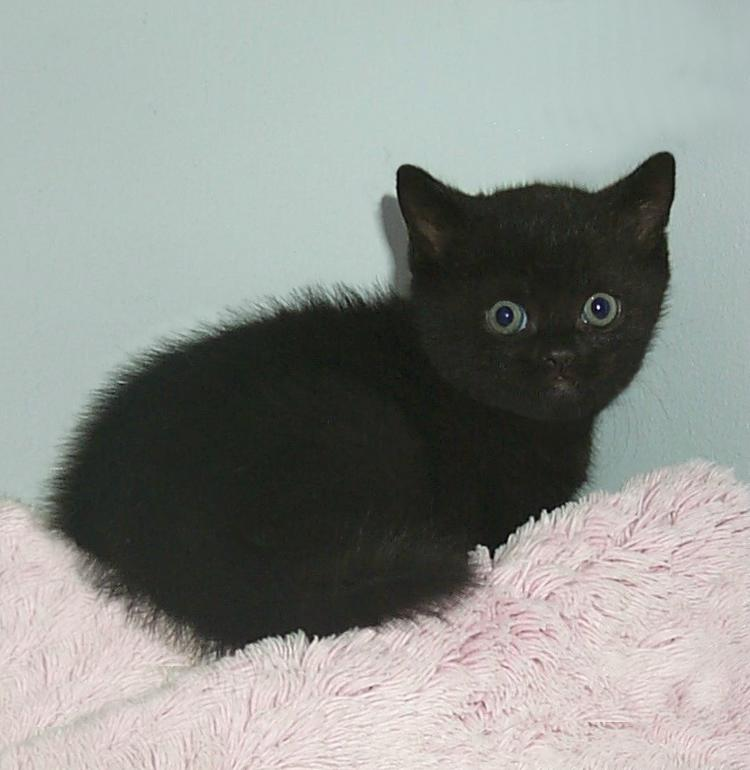
#> input picture Segmentation_clustering/studentFiles/imgs/black_kitten_star.jpg, 750 x 770 px
$ python task4-7.py
#> lines starting #> are read from the running program, lines starting #| are printed output that depends on the picture; after the words box and inside, x2 and y2 are one past the last pixel; in counts of white or black regions, pixels touching at a corner belong together
import math
import numpy as np
import cv2
import random
import scipy.spatial.distance as dist
import copy
from scipy import ndimage
import matplotlib.pyplot as plt
from scipy.spatial import ConvexHull
import struct

cluster_method = int(input("Select a cluster function\n1. K Means\n2. HAC\n:"))
#> the answer given: 1


# [31 lines left out: function grabCat, not called in this run]
# [27 lines of commented-out code are left out]


def makeMeanColorImage(segments):
    meanColorImg = np.zeros(segments[0].img.shape)

    for channel in range(meanColorImg.shape[2]):
        simgChannel = np.zeros([meanColorImg.shape[0], meanColorImg.shape[1]])
        for c in range(len(segments)):
            segmentChannel = np.float32(segments[c].img[:, :, channel])
            mask = segments[c].mask
            simgChannel[mask == 1] = np.mean(segmentChannel[mask == 1])
        meanColorImg[:, :, channel] = simgChannel
    meanColorImg = np.uint8(meanColorImg)

    return meanColorImg


def showMeanColorImage(img, segments):
    meanColorImage = makeMeanColorImage(segments)
    plt.figure(2)
    plt.subplot(1,2,1)
    plt.imshow(img)

    plt.subplot(1,2,2)
    plt.imshow(meanColorImage)

def makeSegments(img, idx):
    idx = np.transpose(np.uint8(idx))
    idx = idx+1
    labels = np.unique(idx)

    class Segments:
        def __init__(self, mask, img):
            self.mask = mask
            self.img = img
    segments = []
    for i in range(1, len(labels)+1):
        mask = copy.deepcopy(idx)
        mask[mask != i] = 0
        mask[mask == i] = 1
        img3 = cv2.bitwise_and(img, img, mask=mask)
        # segments[i]['img'] = np.array([i])
        segments_item = Segments(mask, img3)
        segments.append(segments_item)

    return segments


# [50 lines left out: functions reIndexClusters, visualizeClusters2D, not called in this run]

def KMeansCLustering(X, k, visualize=False, centers=np.array([])):
    X = np.float32(X)
    m = X.shape[0]
    n = X.shape[1]

    if centers.size == 0:
        centers = np.array(random.choices(X, k=k))
    else:
        pass

    idx = np.zeros([m])
    plt.figure(1)

    iter = 0
    MAX_ITER = 100

    while True:
        old_idx = idx

        # Allotting clusters
        for i in range(m):
            min_dist = float('inf')
            for c in range(k):
                distance = np.linalg.norm(X[i] - centers[c])
                if distance < min_dist:
                    min_dist = distance
                    idx[i] = c


        # Updating cluster centers
        for cen in range(k):
            new_centre_members = []
            for i in range(m):
                if idx[i] == cen:
                    new_centre_members.append(X[i])
                else:
                    pass
            new_centre_members = np.array(new_centre_members)
            centers[cen] = np.mean(new_centre_members, axis=0)

        # Display
        if n == 2 and visualize==True:
            visualizeClusters2D(X, idx, centers)

        # End condition
        if np.array_equal(idx, old_idx):
            break

        # Stop early
        iter += 1
        if iter > MAX_ITER:
            break
    return idx


# [59 lines left out: function HAClustering, not called in this run]


def computeColorFeatures(img):
    features = np.float32(img)
    return features


def ComputePositionColorFeatures(img):
    height = img.shape[0]
    width = img.shape[1]
    features = np.zeros([height, width, 5])
    for i in range(3):
        features[:, :, i] = img[:, :, i]


    for row in range(height):
        features[row, :, 3] = row
    for col in range(width):
        features[:, col, 4] = col

    return features


def NormalizeFeatures(features):
    features = np.float32(features)
    featureNorm = features

    for i in range(features.shape[2]):
        mean = np.mean(features[:, :, i])
        std = np.std(features[:, :, i])
        featureNorm[:, :, i] = (featureNorm[:, :, i] - mean)/std

    return featureNorm


def ComputeFeatures(img2):
    img = cv2.cvtColor(img2, cv2.COLOR_BGR2GRAY)

    def gradient_x(img1):
        kernel = np.array([[-1, 0, 1], [-2, 0, 2], [-1, 0, 1]])
        img1 = cv2.GaussianBlur(img1, (5, 5), 0)
        img1 = np.float32(img1)
        grad_img = ndimage.convolve(img1, kernel)
        return grad_img


    def gradient_y(img1):
        kernel = np.transpose(np.array([[-1, 0, 1], [-2, 0, 2], [-1, 0, 1]]))
        img1 = cv2.GaussianBlur(img1, (5, 5), 0)
        img1 = np.float32(img1)
        grad_img = ndimage.convolve(img1, kernel)
        return grad_img


    def gradient_mag(gx, gy):
        grad_img = np.hypot(gx, gy)
        return grad_img

    grad_x = gradient_x(img)
    grad_y = gradient_y(img)

    grad = gradient_mag(grad_x, grad_y)
    #
    # mean = np.mean(grad)
    # std = np.std(grad)
    # edge_features = (grad - mean)/std
    pc_features = ComputePositionColorFeatures(img2)

    features = np.dstack([pc_features, grad])
    return features
'''
    # Display gradient image
    grad = abs(255 * grad / np.max(grad))
    grad = np.uint8(grad)
    cv2.imshow('frame', grad)
    if cv2.waitKey(0) & 0xff == 27:
        cv2.destroyAllWindows()
'''


# [4 lines left out: function reshape, not called in this run]

def ComputeSegmentation(img, k, clustering_method, feature_fn, resize=1.0, normalize_features=False):
    height = img.shape[0]
    width = img.shape[1]

    if resize != 1.0:
        d_height = int(height * resize)
        d_width = int(width * resize)
        img_small = cv2.resize(img, (d_height, d_width), interpolation=cv2.INTER_LINEAR)
    else:
        img_small = img

    # Compute features for small image
    features = feature_fn(img_small)
    if normalize_features == True:
        features = NormalizeFeatures(features)

    # Feature is already normalized
    # Reshaping
    points = np.reshape(features, [features.shape[0]*features.shape[1], features.shape[2]])

    if clustering_method == 1:
        idx = KMeansCLustering(points, k)
    else:
        idx = HAClustering(points, k)

    # Reshaping
    idx = np.reshape(idx, [features.shape[0], features.shape[1]])
    idx = np.transpose(idx)

    # Re-scaling
    idx = cv2.resize(idx, (height, width), interpolation=cv2.INTER_LINEAR)
    segments = makeSegments(img, idx)

    return segments


def showSegments(img, segments):
    grid_width = math.ceil(math.sqrt(len(segments)+1))
    grid_height = math.ceil((1+len(segments))/grid_width)

    plt.figure(1)

    plt.subplot(grid_height, grid_width, 1)
    plt.title('Original Image')
    plt.imshow(img)

    # Show each segment
    for i in range(len(segments)):
        plt.subplot(grid_height, grid_width, i+2)
        plt.title(f'Segment {i+1}')
        plt.imshow(segments[i].img)

    plt.show()


def runComputeSegmentation():
    image = cv2.imread('studentFiles/imgs/black_kitten_star.jpg')
    k = 3
    cluster_method = 1
    feature_function = ComputeFeatures

    normalize_features = True

    resize = 1.0

    segments = ComputeSegmentation(image, k, cluster_method, feature_function, resize, normalize_features)
    showMeanColorImage(image, segments)
    showSegments(image, segments)
    return segments, image


segments, image = runComputeSegmentation()
#> in runComputeSegmentation, image is the input picture: shape (770, 750, 3); mean B, G, R 141.5, 145.6, 142.1
#> in gradient_mag, `grad_img = np.hypot(gx, gy)`:
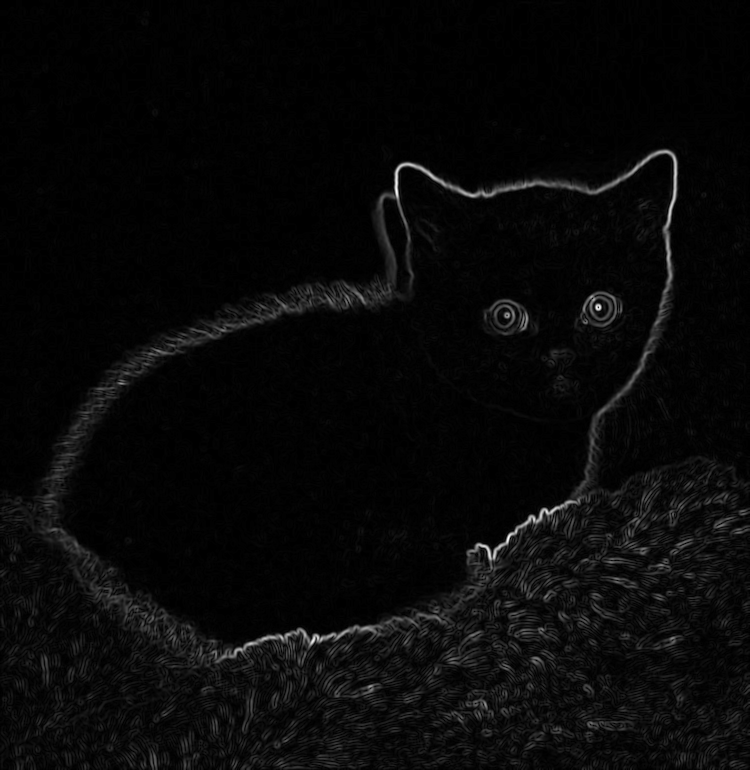
#> grad_img: shape (770, 750) float32; min 0, max 472.1, mean 16.1; drawn with min black and max white
#> the loop in NormalizeFeatures, `for i in range(features.shape[2]):` made 6 passes
#> (mean, std) on passes 1 to 6: (141.5, 76.15), (145.6, 75.16), (142.1, 75.71), (384.5, 222.3), (374.5, 216.5), (16.13, 28.75)
#> in KMeansCLustering, `centers = np.array(random.choices(X, k=k))`: centers = [[0.715, 0.684, 0.91, 1.19, -1.02, -0.0548], [-0.887, -0.912, -0.754, 0.893, 0.432, 0.385], [-1.36, -1.35, -1.31, -0.277, 1.18, -0.406]]
#> after the loop in KMeansCLustering, `while True:`: centers = [[0.728, 0.729, 0.733, -0.0255, -0.227, -0.0255], [-0.746, -0.75, -0.77, 0.338, 0.0886, 0.379], [-1.24, -1.23, -1.22, -0.284, 0.536, -0.328]]; iter = 0
#> in ComputeSegmentation, `idx = np.transpose(idx)`:
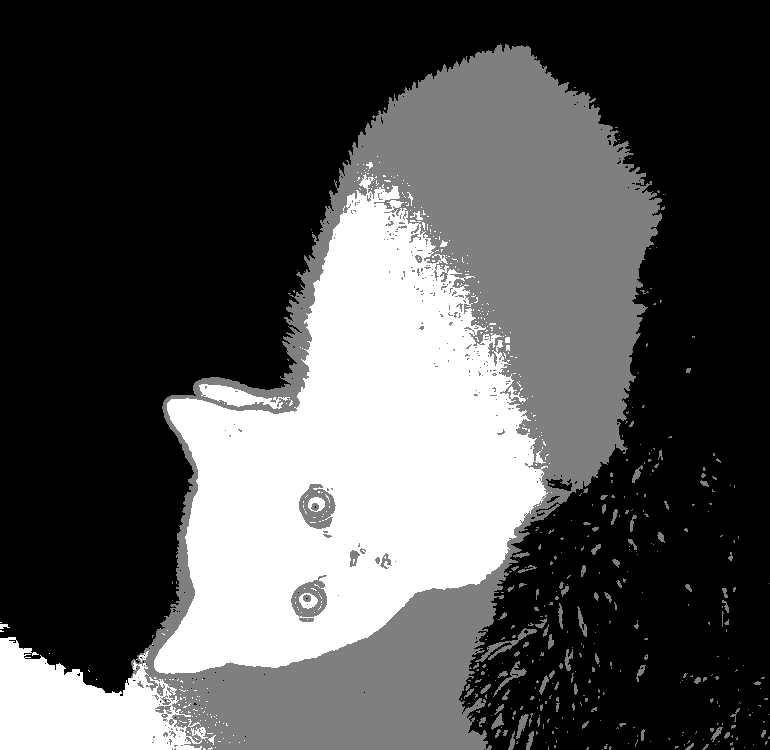
#> idx: shape (750, 770) float64; min 0, max 2, mean 0.633; drawn with min black and max white
#> in makeSegments, `labels = np.unique(idx)`: labels = [1, 2, 3]
#> the loop in makeSegments, `for i in range(1, len(labels)+1):` made 3 passes
#> pass 1, in makeSegments, `img3 = cv2.bitwise_and(img, img, mask=mask)`:
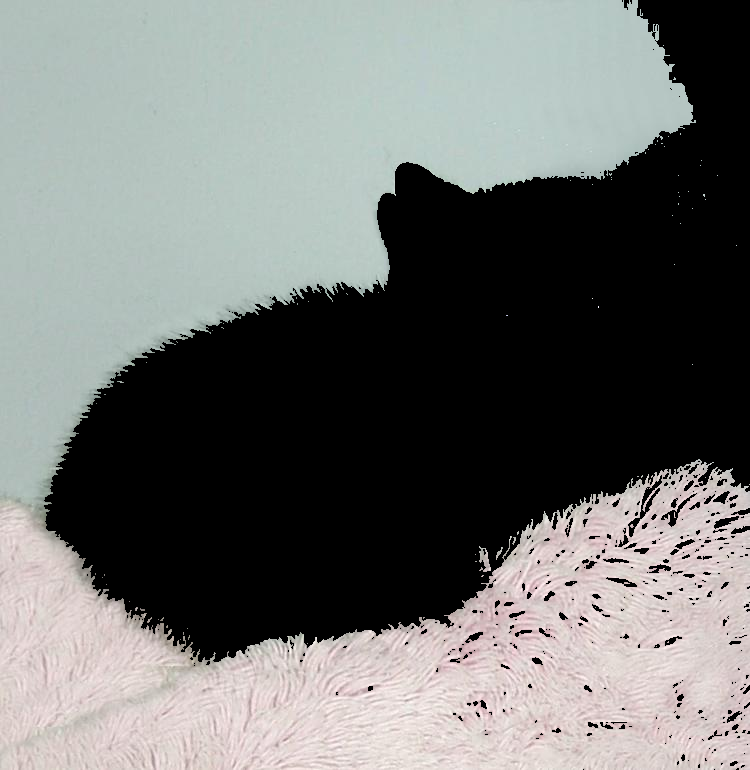
#> img3: shape (770, 750, 3); mean B, G, R 113.2, 115.2, 113.6
#> pass 1, in __init__, `self.mask = mask`:
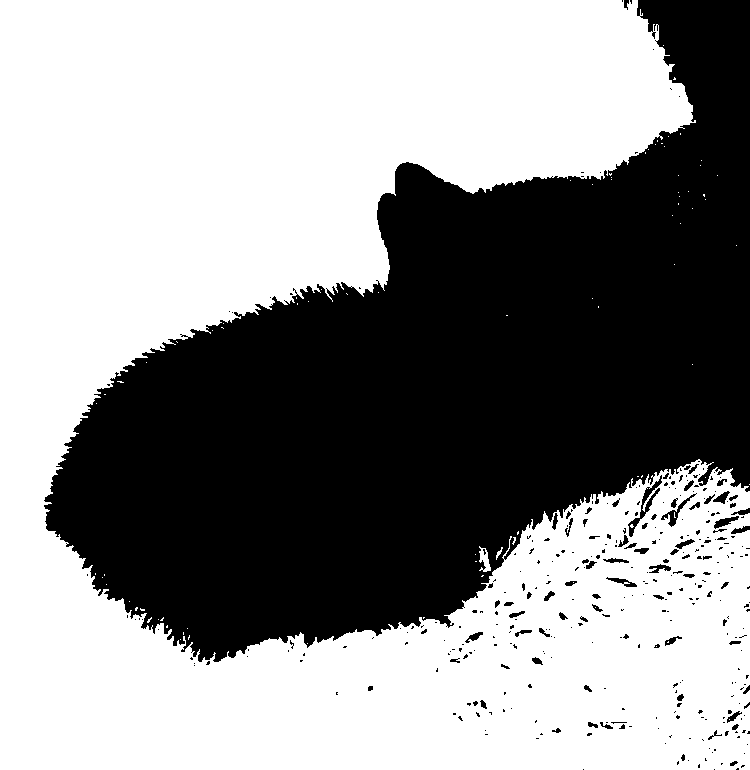
#> self.mask: shape (770, 750); values 0 (black) and 1 (white), 57.5% white; 358 black regions (285 under 20 px), largest, box (x1, y1, x2, y2) and area: (44, 0, 750, 662) 240478, (628, 475, 662, 537) 387, (661, 493, 697, 527) 211
#> after the loop in makeSegments, `for i in range(1, len(labels)+1):`:
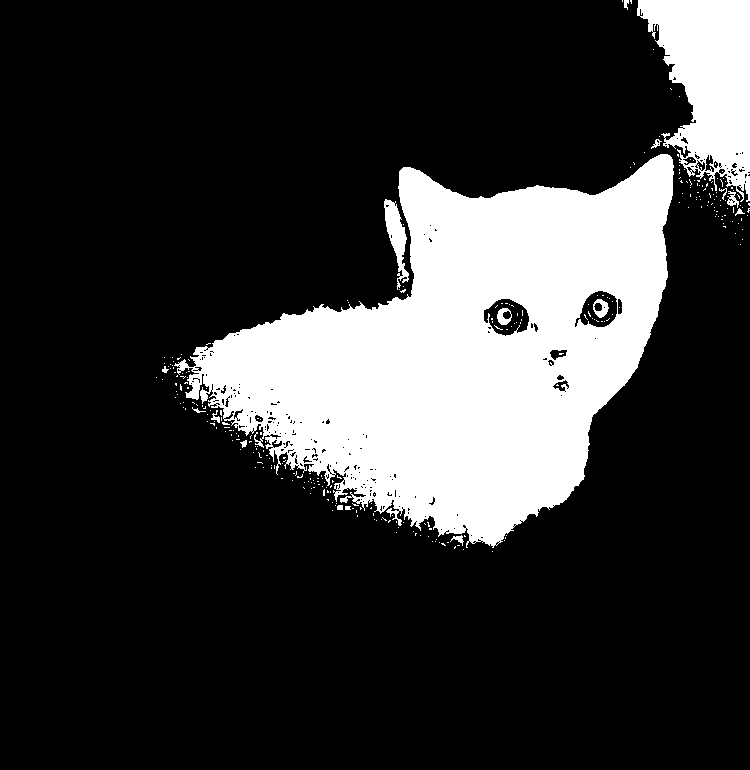
#> mask: shape (770, 750); values 0 (black) and 1 (white), 20.7% white; 298 white regions (281 under 20 px), largest, box (x1, y1, x2, y2) and area: (174, 154, 674, 548) 103485, (637, 0, 750, 202) 13824, (384, 199, 409, 290) 966
#> after the loop in makeSegments, `for i in range(1, len(labels)+1):`: segments = 3 items
#> after the loop in makeMeanColorImage, `for channel in range(meanColorImg.shape[2]):`:
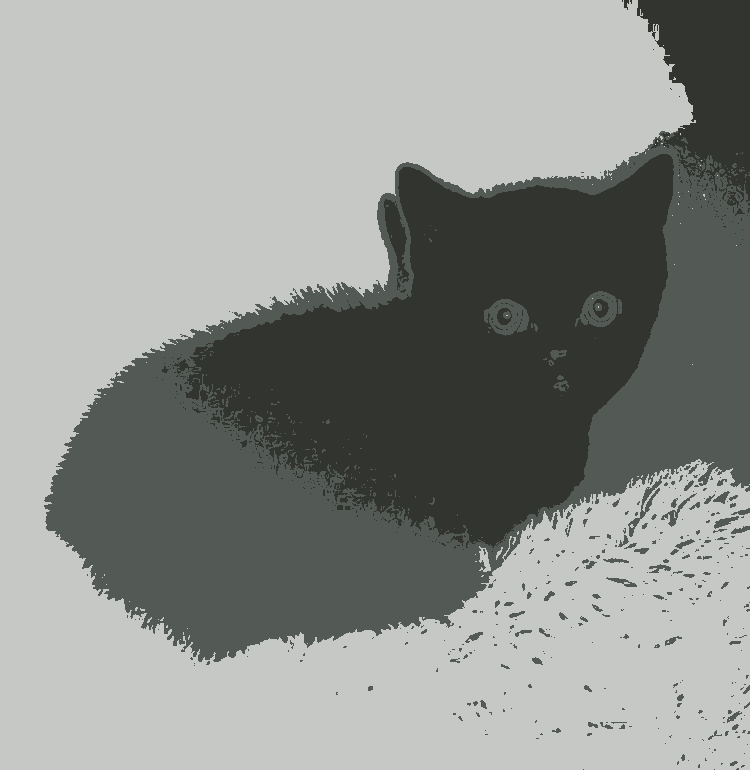
#> meanColorImg: shape (770, 750, 3) float64; mean of channels 0, 1, 2 141.5, 145.6, 142.1; drawn as B, G, R
#> in showSegments, `grid_width = math.ceil(math.sqrt(len(segments)+1))`: grid_width = 2
#> the loop in showSegments, `for i in range(len(segments)):` made 3 passes
#> in showSegments, `plt.show()`:
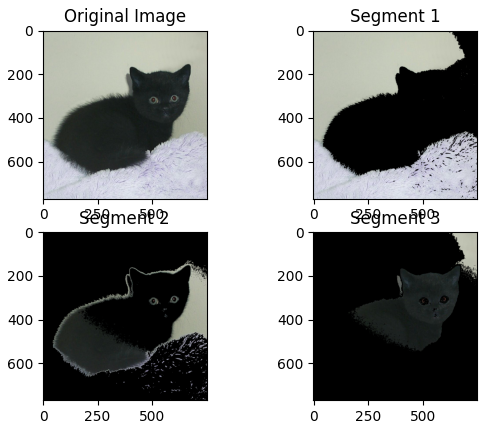
#> figure drawn by matplotlib, 4 panels; B, G, R data is drawn as R, G, B
#> segments = 3 items
key = int(input("Enter the segments to transfer"))
#> the answer given: 3
segment_list = []
while key != 0:
    segment_list.append(key)
#> (the run stopped early here; a loop or call above may not have finished)

$ run again, with Segmentation_clustering/studentFiles/imgs/black_kitten.jpg copied over Segmentation_clustering/studentFiles/imgs/black_kitten_star.jpg
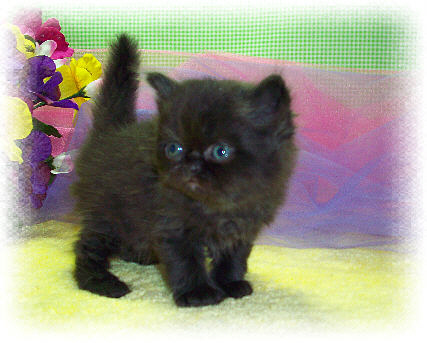
#> input picture Segmentation_clustering/studentFiles/imgs/black_kitten.jpg, 427 x 343 px
#> in runComputeSegmentation, image is the input picture: shape (343, 427, 3); mean B, G, R 134.2, 150.1, 152.8
#> the loop in NormalizeFeatures, `for i in range(features.shape[2]):` made 6 passes
#> (mean, std) on passes 1 to 6: (134.2, 74.65), (150.1, 83.88), (152.8, 77.83), (171, 99.02), (213, 123.3), (28.95, 37.4)
#> in KMeansCLustering, `centers = np.array(random.choices(X, k=k))`: centers = [[0.467, 0.809, 0.735, 1.19, 0.471, 0.325], [1.38, 1.13, 1.17, 0.889, 1.65, -0.346], [-1.31, -1.17, -1.22, -0.273, -0.844, -0.585]]
#> after the loop in KMeansCLustering, `while True:`: centers = [[0.487, 0.523, 0.552, 0.0975, -0.0146, 0.0508], [1.17, 0.984, 0.998, -0.144, 1.23, -0.363], [-1.09, -1.06, -1.1, -0.0686, -0.466, 0.078]]; iter = 0
#> labels = [1, 2, 3]
#> the loop in makeSegments, `for i in range(1, len(labels)+1):` made 3 passes
#> after the loop in makeSegments, `for i in range(1, len(labels)+1):`:
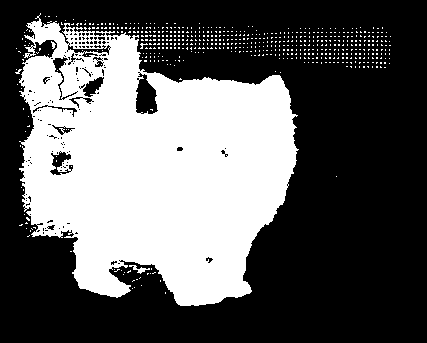
#> mask: shape (343, 427); values 0 (black) and 1 (white), 37.3% white; 587 white regions (584 under 20 px), largest, box (x1, y1, x2, y2) and area: (19, 13, 299, 306) 53007, (129, 265, 150, 274) 66, (51, 41, 56, 49) 21
#> after the loop in makeSegments, `for i in range(1, len(labels)+1):`: segments = 3 items
#> grid_width = 2
#> the loop in showSegments, `for i in range(len(segments)):` made 3 passes
#> in showSegments, `plt.show()`:
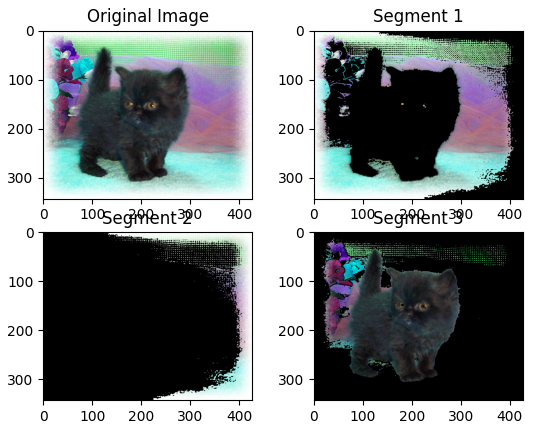
#> figure drawn by matplotlib, 4 panels; B, G, R data is drawn as R, G, B
#> `segments, image = runComputeSegmentation()`: segments = 3 items
